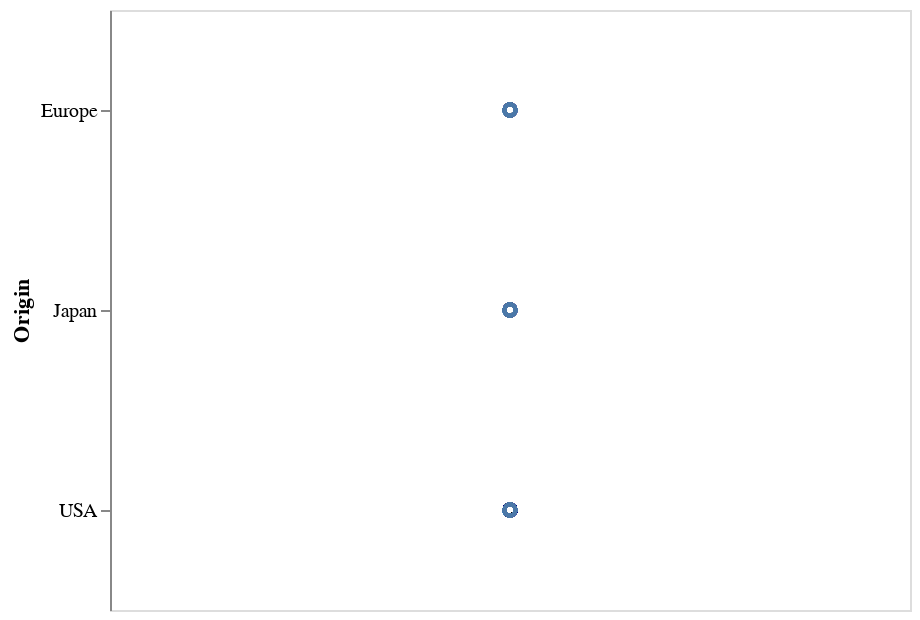

The notebook cell saved with this chart:
### Markdown cell above
I det første eksempelet deler vi opp kollonen, Origin, på y-aksen. Det er opprinnelseslandet til bilene i datasettet

### Code cell
alt.Chart(df).mark_point().encode(
    y='Origin'
)

### Figure 1 — Vega-Lite specification as saved in the notebook (floating-point values rounded to 4 significant figures; data arrays with more than 128 entries replaced by an {"elided": "..."} marker saying what was removed)
{"$schema": "https://vega.github.io/schema/vega-lite/v2.6.0.json", "config": {"view": {"height": 300, "width": 400}}, "data": {"name": "data-f02450ab61490a1363517a0190416235"}, "datasets": {"data-f02450ab61490a1363517a0190416235": {"elided": "406 records"}}, "encoding": {"y": {"field": "Origin", "type": "nominal"}}, "mark": "point"}
